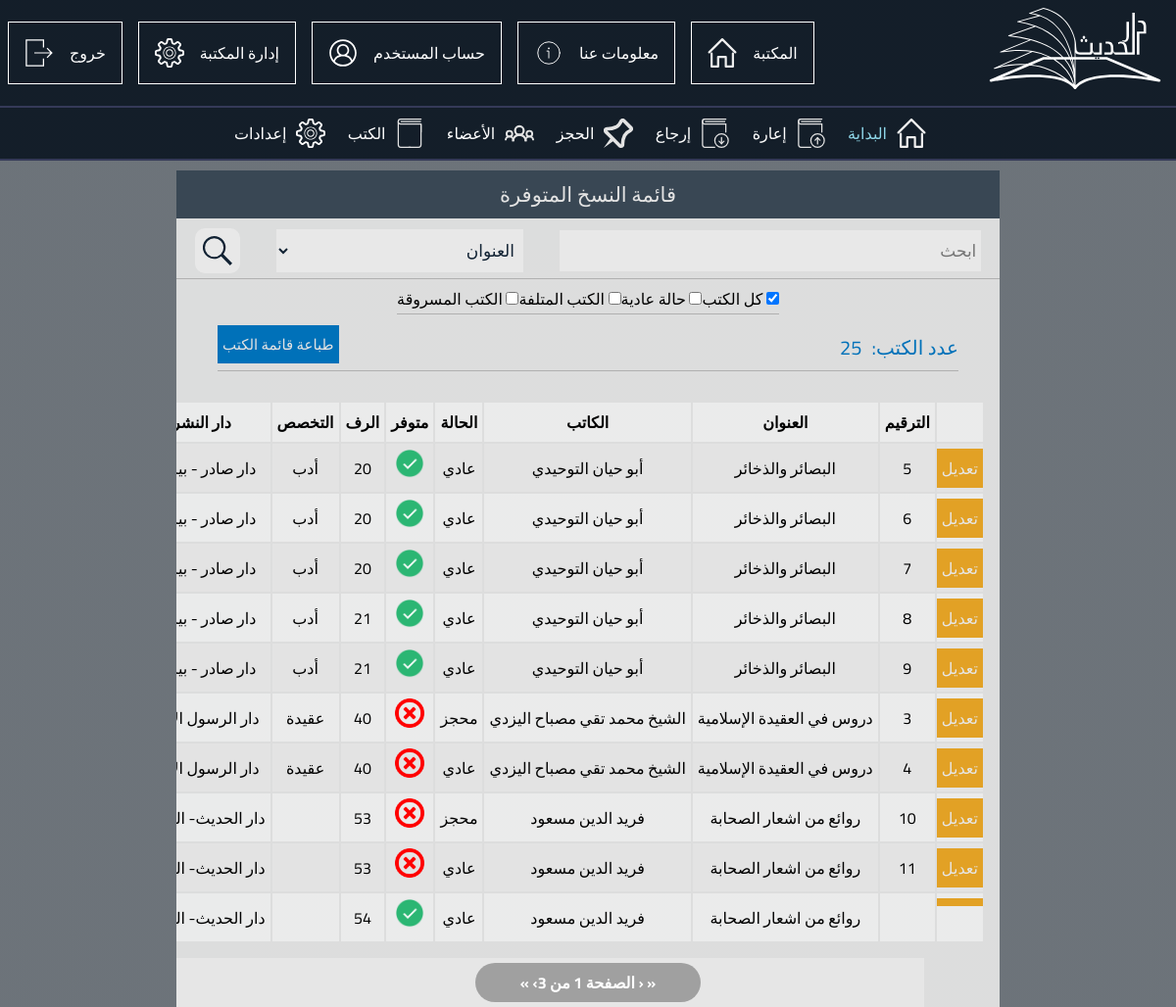
/adminpanel/lists/copies_list.php (signed in), run on the app's committed database.
### tables this page shows
CREATE TABLE `copy` (
  `copy_id` int(11) NOT NULL,
  `article_id` int(11) DEFAULT NULL,
  `copy_state` varchar(255) NOT NULL DEFAULT 'idle',
  `copy_position` int(11) NOT NULL,
  `copy_price` float NOT NULL,
  `copy_source` varchar(255) NOT NULL,
  `copy_enteringdate` date NOT NULL
);

CREATE TABLE `article` (
  `article_id` int(11) NOT NULL,
  `article_titel` varchar(255) NOT NULL,
  `article_synopsis` mediumtext NOT NULL,
  `article_publisher` varchar(255) NOT NULL,
  `article_keywords` varchar(255) NOT NULL,
  `article_tags` varchar(255) NOT NULL,
  `article_cover` varchar(255) NOT NULL,
  `article_urlpdf` varchar(255) NOT NULL,
  `article_urlaudio` varchar(255) NOT NULL,
  `article_pages` int(11) NOT NULL,
  `article_publishingdate` date NOT NULL,
  `article_category` varchar(255) NOT NULL,
  `article_author` varchar(255) NOT NULL,
  `article_borrowable` tinyint(1) NOT NULL DEFAULT '1',
  `article_memo` varchar(255) DEFAULT NULL
);

### adminpanel/lists/copies_list.php (the view, shortened to what this page needs)
<?php
    include_once'header.php';
 ?>
<div class="panel-title">قائمة النسخ المتوفرة</div>
<form method="get">
<div class="panel-search" >
    <input type="text" placeholder="ابحث" name ="search">
    <select class="selector" id="genre" name="selector">
        <option value="العنوان"> العنوان  </option>
    </select>
    <input type="image" src="../pics/icons/searchBlack.svg" id="search-icon" name="submit">
</div>
<div class="container">
                    <div class="checkBoxes">
                       <div class="checkBox">
                        <input type="checkbox" id="checkbox_all" name="checkbox_all" value=""  onchange="all_();" checked> كل الكتب
                       </div>
                       <div class="checkBox">
                        <input type="checkbox" id="ch1" name="checkbox_idle" value="متوفر" onchange="change(1);">
                        حالة عادية
                       </div>
                       <div class="checkBox">
                        <input type="checkbox" id="ch2" name="checkbox_damaged" value="متلف" onchange="change(2);"> الكتب المتلفة
                       </div>
                       <div class="checkBox">
                        <input type="checkbox" id="ch3" name="checkbox_stolen" value="مسروق" onchange="change(3);"> الكتب المسروقة
                       </div>
                    </div>
</div>
</form>
<div class="container">
    <div class="panel-footer">
        <div class="selected-books">
            <p>عدد الكتب:</p>
            <div id="selectedValue">
                <?php
                    $sql = 'select * from copy';
                    $result = $conn->query($sql);
                    echo $result->num_rows;
                ?>
            </div>
        </div>
        <div>
           <a href="copies_list_print.php?" id="print">طباعة قائمة الكتب</a>
        </div>
    </div>
</div>
<div class="panel-content_">
    <div class="t2" style="overflow-x:auto;">
        <table width="100%">
            <tr>
                <th> </th>
                <th>الترقيم</th>
                <th>العنوان </th>
                <th>الكاتب</th>
                <th>الحالة</th>
                <th>متوفر</th>
                <th>الرف</th>
                <th>التخصص</th>
                <th>دار النشر</th>
            </tr>
            <?php
                $abc ='';
                if(!isset($_GET['search']) or empty($_GET['search'])){
                    $search = "'%'";
                }else{
                    $search = "'%".$_GET['search']."%'";
                    $abc =$_GET['search'];
                }
                $selector = '';
                $type = 'article_titel';
                $sql_like = "";
                $sql = "
                SELECT
                article.article_id,
                copy.copy_id,
                article.article_titel,
                article.article_author,
                copy.copy_state,
                copy.copy_position,
                article.article_category,
                article.article_publisher
                FROM
                copy,article
                WHERE
                copy.article_id = article.article_id
                AND
                $type  like $search
                ";
                $sql .= $sql_like;
                $result = $conn->query($sql);
                $total  = $result->num_rows ;
                $limit = 10;
                $pages = ceil($total / $limit);
                $page = min($pages, filter_input(INPUT_GET, 'page', FILTER_VALIDATE_INT, array(
                    'options' => array(
                        'default'   => 1,
                        'min_range' => 1,
                    ),
                )));
                $offset = ($page - 1)  * $limit;
                $sql .= "
                    order by article_titel asc
                    limit $offset , $limit
                    ";
                $result = $conn->query($sql);
                if ($result->num_rows > 0) {
                    while ($row = $result->fetch_assoc()) {
                        if($row["copy_state"] == 'متوفر' || $row["copy_state"]=='معار')
                            $the_state = 'عادي';
                        else
                            $the_state = $row["copy_state"];
                        if($row["copy_state"] == 'متوفر'){
                            $icon = '<img src="../pics/icons/ok.png" alt="">';
                        }else{
                            $icon = '<img src="../pics/icons/warning.png" alt="">';
                        }
                        echo'
                            <tr>
                                <td class="btn-tab"><a class="edit-btn" href="../edit/book_edit.php?bookid='.$row["article_id"].'">تعديل</a></td>
                                <td>'.$row["copy_id"].'</td>
                                <td>'.$row["article_titel"].'</td>
                                <td>'.$row["article_author"].'</td>
                                <td>'.$the_state.'</td>
                                <td>'.$icon.'</td>
                                <td>'.$row["copy_position"].'</td>
                                <td>'.$row["article_category"].'</td>
                                <td>'.$row["article_publisher"].'</td>
                            </tr>
                        ';
                    }
                }else{
                    echo "<tr><td colspan ='9'>لا توجد نسائخ</td></tr>";
                }
                echo '
                     </table>
                        </div>
                    </div>
                ';
                $prevlink = ($page > 1) ? '<a href="?submit=ابحث&page=1&selector='.$selector.'&'.$checkbox.'&search='.$abc.'" title="First page">&laquo;</a> <a href="?submit=ابحث&page=' . ($page - 1) . '&selector='.$selector.'&'.$checkbox.'&search='.$abc.'" title="Previous page">&lsaquo;</a>' : '<span class="disabled">&laquo;</span> <span class="disabled">&lsaquo;</span>';
                $nextlink = ($page < $pages) ? '<a href="?submit=ابحث&page=' . ($page + 1) . '&selector='.$selector.'&'.$checkbox.'&search='.$abc.'" title="Next page">&rsaquo;</a> <a href="?submit=ابحث&page=' . $pages . '&selector='.$selector.'&'.$checkbox.'&search='.$abc.'" title="Last page">&raquo;</a>' : '<span class="disabled">&rsaquo;</span> <span class="disabled">&raquo;</span>';
                echo '   <div class="search-results container">
                <div id="paging" class="pagination"><span>', $prevlink, ' الصفحة '.$page.' من '.$pages.$nextlink, '</span></div>
                </div>
                ';
            ?>
                </div>
            </div>
        </div>
    </div>
</body>
</html>

### adminpanel/css/admin.css (style rules this page uses)
* { margin: 0; padding: 0; font-family: 'Cairo', sans-serif; text-decoration: none; }
html { background-image: -webkit-gradient(linear, left top, left bottom, from(rgba(11, 22, 33, 0.6)), to(rgba(11, 22, 33, 0.6))), url(../../pics/background.jpg); background-image: linear-gradient(rgba(11, 22, 33, 0.6), rgba(11, 22, 33, 0.6)), url(../../pics/background.jpg); height: 100vh; background-size: cover; background-position: center center; background-repeat: no-repeat; background-attachment: fixed; }

### adminpanel/css/borrow.css (style rules this page uses)
.panel-title { padding: 5px; background-color: rgba(17, 34, 51, .8); font-size: 21px; color: #E3E3E3; text-align: center; }
.panel-search { margin-top: 10px; display: -webkit-inline-box; display: -ms-inline-flexbox; display: inline-flex; width: 100%; -ms-flex-pack: distribute; justify-content: space-around; }
.panel-search > * { font-size: 17px; background-color: rgba(239, 239, 239, .65); color: #112233; }
.panel-search input[type='text'] { width: auto; -ms-flex-preferred-size: 50%; flex-basis: 50%; margin: auto; border: none; padding: 5px; }
.panel-search select { -ms-flex-preferred-size: 30%; flex-basis: 30%; margin: auto; border: none; padding: 5px; }
.panel-search input[type='image'] { padding: 8px; margin: auto; width: 30px; height: 30px; border-radius: 10px; }
table { overflow-x: auto; }
.t2 { padding: 10px; }
table,th , tr , td { padding: 5px; text-align: center; }
table tr:nth-child(odd) { background-color: rgba(239,239,239,.75); }
table tr:nth-child(even) { background-color: rgba(227,227,227,.95); }
.selected-books { font-size: 20px; display: -webkit-inline-box; display: -ms-inline-flexbox; display: inline-flex; color: #0071B9; }
.selected-books p { margin-left: 10px; }
.container { display: -webkit-box; display: -ms-flexbox; display: flex; -webkit-box-orient: vertical; -webkit-box-direction: normal; -ms-flex-direction: column; flex-direction: column; width: 100%; }
.panel-footer { margin: auto; margin-top: 15px; margin-bottom: 15px; width: 90%; display: -webkit-inline-box; display: -ms-inline-flexbox; display: inline-flex; -webkit-box-pack: justify; -ms-flex-pack: justify; justify-content: space-between; }
.pagination { margin: 0 auto; border-radius: 25px; padding: 5px; padding-left: 15px; padding-right: 15px; display: -webkit-inline-box; display: -ms-inline-flexbox; display: inline-flex; -webkit-box-pack: justify; -ms-flex-pack: justify; justify-content: center; width: 200px; background-color: rgba(0, 0, 0, .3); font-weight:bold; color: white }
.search-results { padding: 5px; width: auto; margin: 0 auto; background-color: rgba(239, 239, 239, .5); }
.pagination a { color: white; }
td img { width: 30px; height: 30px; }

### adminpanel/css/member_list.css (style rules this page uses)
.edit-btn { width: 100%; height: 100%; background-color: rgba(226,161,37,1); color: #E6E6E6; padding: 5px; -webkit-transition: 1s ease; transition: 1s ease; }
.btn-tab { padding: 0; border: none; }
table { margin: auto; }
#print { width: auto; font-size: 15px; padding: 5px; border: none; background-color: rgba(0,113,185,1); color: #E3E3E3; -webkit-transition: 1s ease; transition: 1s ease; }
.panel-search , .panel-footer { padding-bottom: 5px; border-bottom: 1px solid rgba(0,0,0,.2); }

### adminpanel/css/books_list.css (style rules this page uses)
#print { width: auto; font-size: 15px; padding: 5px; border: none; background-color: rgba(0,113,185,1); color: #E3E3E3; -webkit-transition: 1s ease; transition: 1s ease; }
.panel-search , .panel-footer { padding-bottom: 5px; border-bottom: 1px solid rgba(0,0,0,.2); }
.checkBoxes { margin: auto; display: -webkit-inline-box; display: -ms-inline-flexbox; display: inline-flex; margin-top: 5px; border-bottom: 1px solid rgba(0,0,0,.2); }
.edit-btn { width: 100%; height: 100%; background-color: rgba(226,161,37,1); color: #E6E6E6; padding: 5px; -webkit-transition: 1s ease; transition: 1s ease; }
.btn-tab { padding: 0; border: none; }

### data on the page
copy: copy_id "5", article.article_titel "البصائر والذخائر", article.article_author "أبو حيان التوحيدي", copy_state "عادي", copy_position "20", article.article_category "أدب", article.article_publisher "دار صادر -…"
copy: copy_id "6", article.article_titel "البصائر والذخائر", article.article_author "أبو حيان التوحيدي", copy_state "عادي", copy_position "20", article.article_category "أدب", article.article_publisher "دار صادر -…"
copy: copy_id "7", article.article_titel "البصائر والذخائر", article.article_author "أبو حيان التوحيدي", copy_state "عادي", copy_position "20", article.article_category "أدب", article.article_publisher "دار صادر -…"
copy: copy_id "8", article.article_titel "البصائر والذخائر", article.article_author "أبو حيان التوحيدي", copy_state "عادي", copy_position "21", article.article_category "أدب", article.article_publisher "دار صادر -…"
copy: copy_id "9", article.article_titel "البصائر والذخائر", article.article_author "أبو حيان التوحيدي", copy_state "عادي", copy_position "21", article.article_category "أدب", article.article_publisher "دار صادر -…"
copy: copy_id "3", article.article_titel "دروس في العقيدة الإسلامية", article.article_author "الشيخ محمد تقي مصباح اليزدي", copy_state "محجز", copy_position "40", article.article_category "عقيدة", article.article_publisher "دار الرسول…"
copy: copy_id "4", article.article_titel "دروس في العقيدة الإسلامية", article.article_author "الشيخ محمد تقي مصباح اليزدي", copy_state "عادي", copy_position "40", article.article_category "عقيدة", article.article_publisher "دار الرسول…"
copy: copy_id "10", article.article_titel "روائع من اشعار الصحابة", article.article_author "فريد الدين مسعود", copy_state "محجز", copy_position "53", article.article_publisher "دار الحديث-…"
copy: copy_id "11", article.article_titel "روائع من اشعار الصحابة", article.article_author "فريد الدين مسعود", copy_state "عادي", copy_position "53", article.article_publisher "دار الحديث-…"
copy: article.article_titel "روائع من اشعار الصحابة", article.article_author "فريد الدين مسعود", copy_state "عادي", copy_position "54", article.article_publisher "دار الحديث-…"

### other printed values
$result->num_rows "25"
$pages "3"
